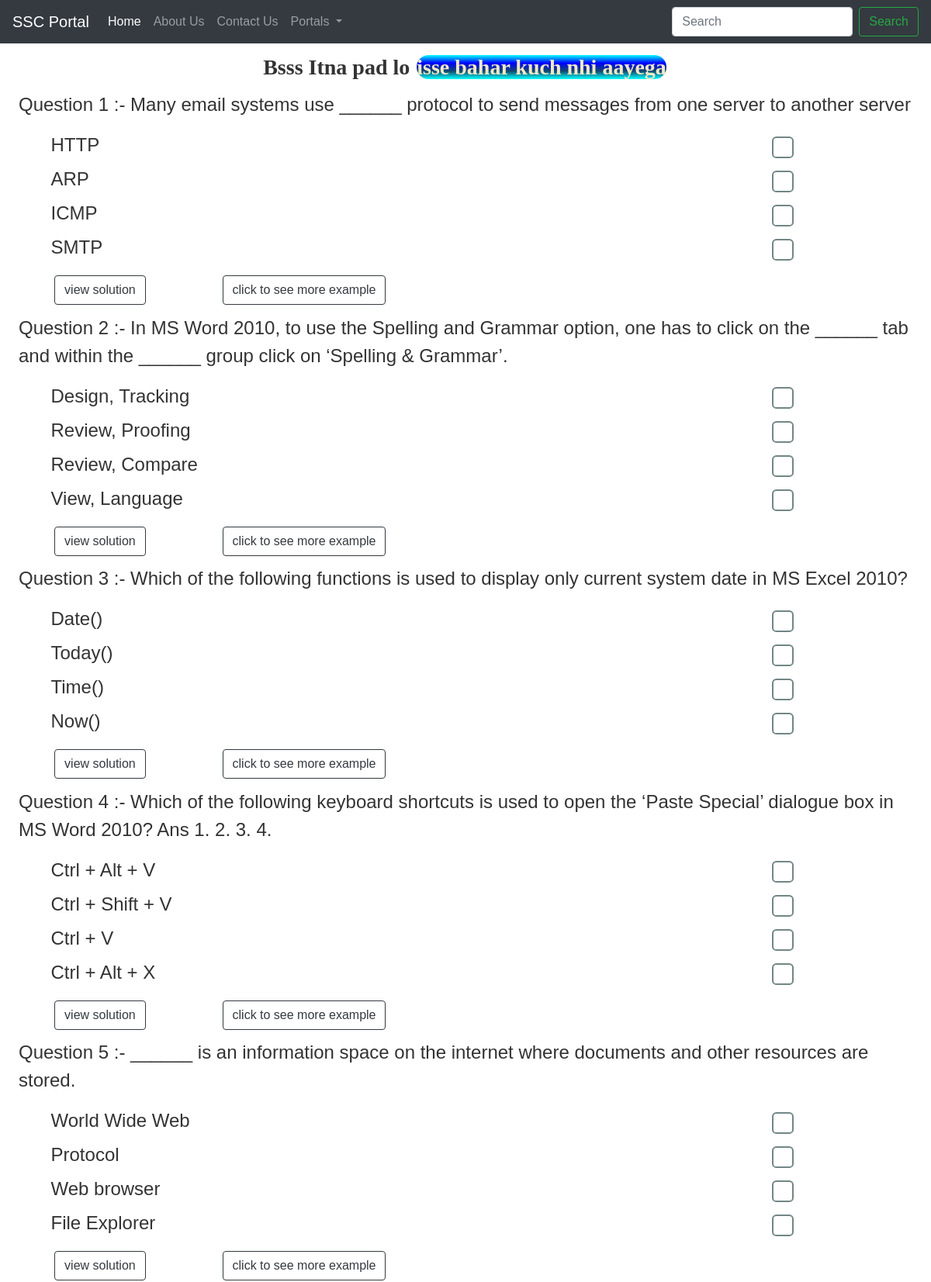
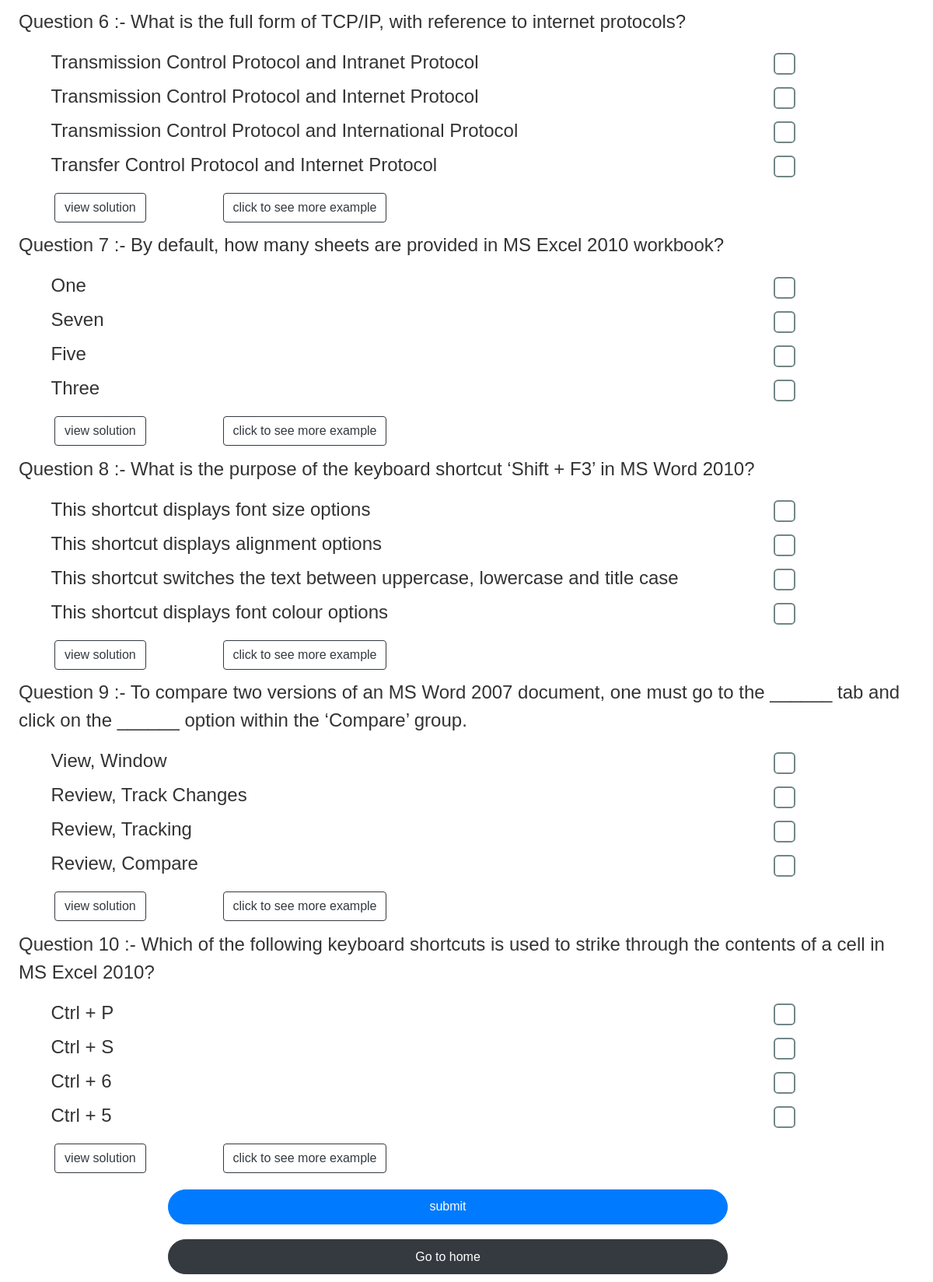
/computer, run on the app's committed database (2 pictures, top to bottom).
### dp_question/models.py (models this page shows)
class Question_computer(models.Model):
    q_no = models.IntegerField()
    question = models.TextField()
    option1 = models.CharField(max_length=100)
    option2 = models.CharField(max_length=100)
    option3 = models.CharField(max_length=100)
    option4 = models.CharField(max_length=100)
    solution = models.CharField(max_length=100, default='')
    correct_answer = models.CharField(max_length=1, choices=[('A', 'A'), ('B', 'B'), ('C', 'C'), ('D', 'D')], default='')

### dp_question/views.py (the view)
# urls.py: path('computer', views.computer, name="Home"),
def computer(request):
    question_computer = Question_computer.objects.all()
    return render(request, 'computer.html', {'question_computer': question_computer})

### dp_question/template/computer.html (shortened to what this page needs)
{% extends 'basic.html' %}
{% block body %}
<form method="post" action="{% url 'calculate_results_computer' %}" id="quizForm2">
    <div class="animated-text">
        Bsss Itna pad lo <span></span>
    </div>
    {% for question in question_computer %}
    <div class="question">
        <p>Question {{ forloop.counter }} :- {{ question.question }}</p>
        <div class="options">
            <div class="option">
                <label for="q{{ forloop.counter }}_option1">{{ question.option1 }}</label><br>
            </div>
            <div class="option">
                <label for="q{{ forloop.counter }}_option2">{{ question.option2 }}</label>
            </div>
            <div class="option">
                <label for="q{{ forloop.counter }}_option3">{{ question.option3 }}</label>
            </div>
            <div class="option">
                <label for="q{{ forloop.counter }}_option4">{{ question.option4 }}</label>
            </div>
        </div>
        <div class="button-container">
            <button type="button" class="btn btn-outline-dark show-solution" id="btn">view solution</button>
            <button type="button" class="btn btn-outline-dark" id="btn">click to see more example </button>
        </div>
    </div>
    {% endfor %}
    <button type="button" class="btn btn-primary" id="btnh">submit</button>
    <a href="/"><button type="button" class="btn btn-dark" id="btnh">Go to home</button></a>
</form>
{% endblock %}

### dp_question/template/basic.html (shortened to what this page needs)
<!doctype html>
<html lang="en">
<head>
  {% load static %}
  <link rel="stylesheet" href="https://stackpath.bootstrapcdn.com/bootstrap/4.2.1/css/bootstrap.min.css"
>
</head>
<body>
  <nav class="navbar navbar-expand-lg navbar-dark bg-dark">
    <a class="navbar-brand" href="/">SSC Portal</a>
    <div class="collapse navbar-collapse" id="navbarSupportedContent">
      <ul class="navbar-nav mr-auto">
        <li class="nav-item active">
          <a class="nav-link" href="/">Home <span class="sr-only">(current)</span></a>
        </li>
        <li class="nav-item">
          <a class="nav-link" href="about.html">About Us</a>
        </li>
        <li class="nav-item">
          <a class="nav-link" href="contact.html">Contact Us</a>
        </li>
        <li class="nav-item dropdown">
          <a class="nav-link dropdown-toggle" href="#" id="navbarDropdown" role="button" data-toggle="dropdown"
            aria-haspopup="true" aria-expanded="false">
            Portals
          </a>
        </li>
      </ul>
      <form class="form-inline my-2 my-lg-0">
        <input class="form-control mr-sm-2" type="search" placeholder="Search" aria-label="Search">
        <button class="btn btn-outline-success my-2 my-sm-0" type="submit">Search</button>
      </form>
    </div>
  </nav>
  {% block body %} {% endblock %}
</body>
</html>

### dp_question/template/computer.html (style rules this page uses)
#btnh { height: 45px; width: 60%; margin: 0.8% 18%; border-radius: 140px; }
body { margin: 0; padding: 0; background-image: url('https://encrypted-tbn0.gstatic.com/images?q=tbn:ANd9GcTnyzOGZzI92UReZg9aeBpqVA-HZRrk1LSUhpgK5_dHVw&s'); background-position: top; background-size: cover; background-repeat: no-repeat; font-family: Arial, sans-serif; color: #333; }
.animated-text { font-family: cursive; font-size: 28px; font-weight: 800; padding: 0.8%; text-align: center; mix-blend-mode: multiply; }
.animated-text span { padding: 2px; position: relative; }
.animated-text span::before { content: "isse bahar kuch nhi aayega"; color: #F2E8C6; background: linear-gradient(cyan, blue, rgb(18, 73, 109), cyan); border-radius: 18px; animation: word 5s infinite; }
.question { padding: 0 2%; font-size: x-large; }
.options { margin: 0 1%; }
.option label { width: 95%; display: inline-block; cursor: pointer; position: relative; padding-left: 30px; }
.option label::before { content: ""; position: absolute; left: 89.5%; top: 18%; width: 28px; height: 28px; border: 2px solid #1d3d3d9f; border-radius: 20%; background-color: transparent; }
.button-container { margin-top: 10px; }
#btn { margin: 0 4%; margin-bottom: 1%; }
button { display: flex; justify-content: space-around; }

### data on the page
Question_computer: question "Many email systems use ______ protocol to send messages from one server to another server", option1 "HTTP", option2 "ARP", option3 "ICMP", option4 "SMTP"
Question_computer: question "In MS Word 2010, to use the Spelling and Grammar option, one has to click on the ______ tab and within the ______ group click on ‘Spelling & Grammar’.", option1 "Design, Tracking", option2 "Review, Proofing", option3 "Review, Compare", option4 "View, Language"
Question_computer: question "Which of the following functions is used to display only current system date in MS Excel 2010?", option1 "Date()", option2 "Today()", option3 "Time()", option4 "Now()"
Question_computer: question "Which of the following keyboard shortcuts is used to open the ‘Paste Special’ dialogue box in MS Word 2010? Ans 1. 2. 3. 4.", option1 "Ctrl + Alt + V", option2 "Ctrl + Shift + V", option3 "Ctrl + V", option4 "Ctrl + Alt + X"
Question_computer: question "______ is an information space on the internet where documents and other resources are stored.", option1 "World Wide Web", option2 "Protocol", option3 "Web browser", option4 "File Explorer"
Question_computer: question "What is the full form of TCP/IP, with reference to internet protocols?", option1 "Transmission Control Protocol and Intranet Protocol", option2 "Transmission Control Protocol and Internet Protocol", option3 "Transmission Control Protocol and International Protocol", option4 "Transfer Control Protocol and Internet Protocol"
Question_computer: question "By default, how many sheets are provided in MS Excel 2010 workbook?", option1 "One", option2 "Seven", option3 "Five", option4 "Three"
Question_computer: question "What is the purpose of the keyboard shortcut ‘Shift + F3’ in MS Word 2010?", option1 "This shortcut displays font size options", option2 "This shortcut displays alignment options", option3 "This shortcut switches the text between uppercase, lowercase and title case", option4 "This shortcut displays font colour options"
Question_computer: question "To compare two versions of an MS Word 2007 document, one must go to the ______ tab and click on the ______ option within the ‘Compare’ group.", option1 "View, Window", option2 "Review, Track Changes", option3 "Review, Tracking", option4 "Review, Compare"
Question_computer: question "Which of the following keyboard shortcuts is used to strike through the contents of a cell in MS Excel 2010?", option1 "Ctrl + P", option2 "Ctrl + S", option3 "Ctrl + 6", option4 "Ctrl + 5"
